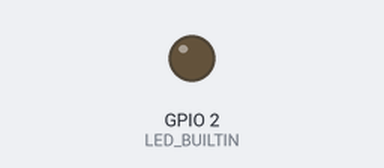
A sketch run on a simulated ESP32. On the bench: output pins drawn as LEDs (lit = HIGH).

Above: at 0.35 s.
At 4.5 s:
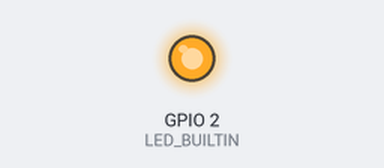
Timing chart, 0 to 10.4 s (numbered marks = the images above):
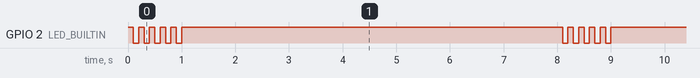

Measured:
- by itself, GPIO 2 (LED_BUILTIN): repeats every 8.0 s: 4 × (LOW 0.10 s, HIGH 0.10 s), LOW 0.10 s, HIGH 7.1 s
- by itself, everything shown: repeats every 8.0 s, in 4 steps

The sketch:

Blink.ino
```cpp
// the setup function runs once when you press reset or power the board
void setup() {
  // initialize digital pin LED_BUILTIN as an output.
  pinMode(LED_BUILTIN, OUTPUT);
}

// the loop function runs over and over again forever
void loop() {
  // AMARELO
  for(int i = 0; i < 5; i++) {
    neopixelWrite(LED_BUILTIN, 100, 100, 0);
    digitalWrite(LED_BUILTIN, HIGH);  // change state of the LED by setting the pin to the HIGH voltage level
    delay(100);
    digitalWrite(LED_BUILTIN, LOW);  // change state of the LED by setting the pin to the HIGH voltage level
    delay(100);
  }

  // VERMELHO
  neopixelWrite(LED_BUILTIN, 100, 0, 0);
  digitalWrite(LED_BUILTIN, HIGH);  // change state of the LED by setting the pin to the HIGH voltage level
  delay(4000);                      // wait for a second

  // VERDE
  neopixelWrite(LED_BUILTIN, 0, 100, 0);
  digitalWrite(LED_BUILTIN, HIGH);  // change state of the LED by setting the pin to the HIGH voltage level
  delay(3000);                      // wait for a second

}
```
